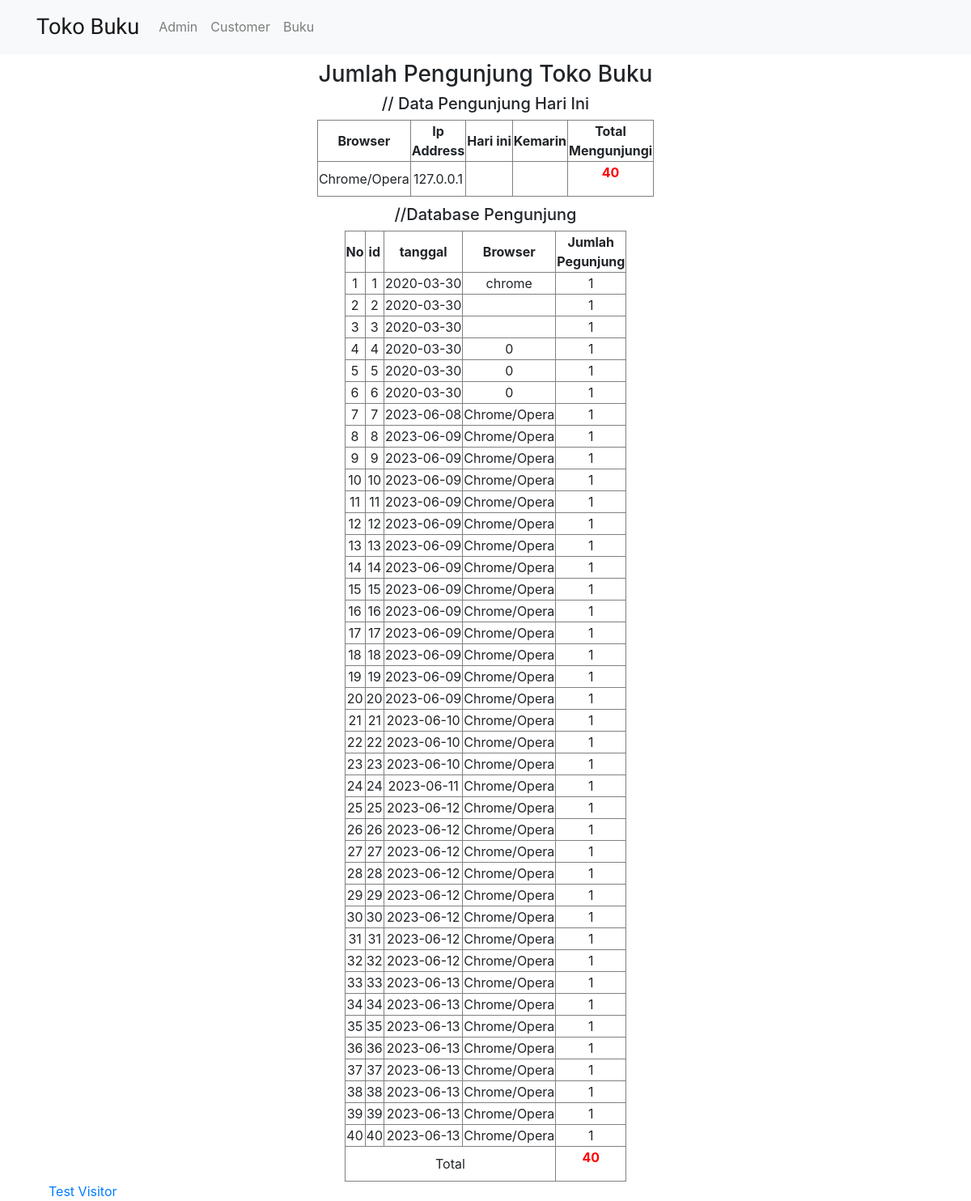
The page /toko_buku/counter/index.php (signed in) on the database its author committed.
### tables this page shows
CREATE TABLE `counterdb` (
  `id` int(11) NOT NULL,
  `tanggal` date NOT NULL,
  `ip_address` varchar(20) NOT NULL,
  `counter` varchar(20) NOT NULL,
  `browser` varchar(20) NOT NULL
);

### toko_buku/counter/counter.php (called while the page is built, shortened)
<?php
include "config.php";
$browser = $_SERVER['HTTP_USER_AGENT'];
$chrome = '/Chrome/';
$firefox = '/Firefox/';
$ie = '/IE/';
if (preg_match($chrome, $browser)){
    $data = "Chrome/Opera";
} else if (preg_match($firefox, $browser)){
    $data = "Firefox";
} else if (preg_match($ie, $browser)){
    $data = "IE";
}
$ipaddress = $_SERVER['REMOTE_ADDR']."";
$browser = $data;
$tanggal = date('Y-m-d h:i:s a');
$kunjungan = 1;
if (!isset($_SESSION['counterdb'])){
mysqli_query($connect,"INSERT INTO counterdb (tanggal,ip_address,counter,browser) VALUES ('".$tanggal."','".$ipaddress."','".$kunjungan."','".$browser."')");
}
$sql = mysqli_fetch_array(mysqli_query($connect,'SELECT sum(counter) as total FROM counterdb'));
?>

### toko_buku/counter/index.php (the view, shortened to what this page needs)
<?php
   include("counter.php");
 ?>
<!DOCTYPE html>
<html>
<head>
  <link rel="stylesheet" href="../assets/css/bootstrap.min.css">
</head>
<body>
  <nav class="navbar navbar-expand-lg navbar-light bg-light position-sticky fixed-top mb-2">
     <div class="container">
         <a class="navbar-brand" href="#" style="font-family: 'Shadows Into Light', cursive; font-size: 170%;">Toko Buku</a>
         <div class="collapse navbar-collapse" id="navbarNavDropdown">
           <div class="navbar-nav">
             <a class="nav-item nav-link" href="../admin.php">Admin</a>
             <a class="nav-item nav-link" href="../customer.php">Customer</a>
             <a class="nav-item nav-link" href="../buku.php">Buku</a>
           </div>
             <ul class="navbar-nav ml-auto">
               <li class="nav-item dropdown">
                 <a class="nav-link active" href="#" id="navbarDropdown" role="button" data-toggle="dropdown" aria-haspopup="true" aria-expanded="false">
                 </a>
               </li>
             </ul>
         </div>
     </div>
   </nav>
<div class="container">
	<header>
		<h3>Jumlah Pengunjung Toko Buku</h3>
	</header>
	<article>
    <h5 class="text-center">// Data Pengunjung Hari Ini</h5>
    <table border="1" cellspacing="0" class="table1 text-center mx-auto">
    	<tr>
    		<th>Browser</th>
    		<th>Ip<br>Address</th>
    		<th>Hari ini</th>
    		<th>Kemarin</th>
    		<th>Total<br>Mengunjungi</th>
    	</tr>
    	<tr>
    		<td>
    			<?php
    			 switch($browser){
    			 case "Chrome/Opera" : echo "".$browser."";
    			 	break;
    			 } ?>
    		</td>
    		<td>
    			<?php echo "".$_SERVER['REMOTE_ADDR']."";?>
    		</td>
    		<td>
    		</td>
    		<td>
    		</td>
    		<td>
    			<p><?php echo "".$sql['total']."";?></p>
    		</td>
    	</tr>
    </table>
    <h5 class="text-center">//Database Pengunjung</h5>
    <table border ="1" class="table2 text-center mx-auto" cellspacing="0">
    	<tr>
    		<th>No</th>
    		<th>id</th>
    		<th>tanggal</th>
    		<th>Browser</th>
    		<th>Jumlah<br>Pegunjung</th>
    	</tr>
    	<?php $no=0; ?>
    	<?php $sql="SELECT * FROM counterdb";
    		  $sqli=mysqli_query($connect,$sql);
    		  $total = mysqli_fetch_array(mysqli_query($connect,'SELECT sum(counter) as jumlah FROM counterdb'));
    	 ?>
    	 <?php while ($tampil=mysqli_fetch_array($sqli)) {  ?>
    	 <?php $no++;?>
    	<tr>
    		<td>
    			<?php echo "$no"; ?>
    		</td>
    		<td>
    			<?php echo "$tampil[id]";?>
    		</td>
    		<td>
    			<?php echo "$tampil[tanggal]";?>
    		</td>
    		<td>
    			<?php echo "$tampil[browser]";?>
    		</td>
    		<td>
    			<?php echo "$tampil[counter]";?>
    		</td>
    		<?php }?>
    	</tr>
    	<td colspan="4"> Total</td>
    	<td>
    			<p><?php echo "".$total['jumlah']."";?></p>
    		</td>
    </table>
	</article>
  <a href="counter.php" class="text-center col-sm-4">Test Visitor</a>
</div>
</body>
</html>

### toko_buku/counter/index.php (style rules this page uses)
.container { margin: auto; width: 550px; }
h3 { text-align: center }
td { text-align: center; }
p { font-weight: bold; color: red }
.table1 { margin-bottom: 10px; }

### rows shown on the page
counterdb: id "1", tanggal "2020-03-30", browser "chrome", counter "1"
counterdb: id "2", tanggal "2020-03-30", counter "1"
counterdb: id "3", tanggal "2020-03-30", counter "1"
counterdb: id "4", tanggal "2020-03-30", browser "0", counter "1"
counterdb: id "5", tanggal "2020-03-30", browser "0", counter "1"
counterdb: id "6", tanggal "2020-03-30", browser "0", counter "1"
counterdb: id "7", tanggal "2023-06-08", browser "Chrome/Opera", counter "1"
counterdb: id "8", tanggal "2023-06-09", browser "Chrome/Opera", counter "1"
counterdb: id "9", tanggal "2023-06-09", browser "Chrome/Opera", counter "1"
counterdb: id "10", tanggal "2023-06-09", browser "Chrome/Opera", counter "1"
counterdb: id "11", tanggal "2023-06-09", browser "Chrome/Opera", counter "1"
counterdb: id "12", tanggal "2023-06-09", browser "Chrome/Opera", counter "1"
counterdb: id "13", tanggal "2023-06-09", browser "Chrome/Opera", counter "1"
counterdb: id "14", tanggal "2023-06-09", browser "Chrome/Opera", counter "1"
counterdb: id "15", tanggal "2023-06-09", browser "Chrome/Opera", counter "1"
counterdb: id "16", tanggal "2023-06-09", browser "Chrome/Opera", counter "1"
counterdb: id "17", tanggal "2023-06-09", browser "Chrome/Opera", counter "1"
counterdb: id "18", tanggal "2023-06-09", browser "Chrome/Opera", counter "1"
counterdb: id "19", tanggal "2023-06-09", browser "Chrome/Opera", counter "1"
counterdb: id "20", tanggal "2023-06-09", browser "Chrome/Opera", counter "1"
counterdb: id "21", tanggal "2023-06-10", browser "Chrome/Opera", counter "1"
counterdb: id "22", tanggal "2023-06-10", browser "Chrome/Opera", counter "1"
counterdb: id "23", tanggal "2023-06-10", browser "Chrome/Opera", counter "1"
counterdb: id "24", tanggal "2023-06-11", browser "Chrome/Opera", counter "1"
counterdb: id "25", tanggal "2023-06-12", browser "Chrome/Opera", counter "1"
counterdb: id "26", tanggal "2023-06-12", browser "Chrome/Opera", counter "1"
counterdb: id "27", tanggal "2023-06-12", browser "Chrome/Opera", counter "1"
counterdb: id "28", tanggal "2023-06-12", browser "Chrome/Opera", counter "1"
counterdb: id "29", tanggal "2023-06-12", browser "Chrome/Opera", counter "1"
counterdb: id "30", tanggal "2023-06-12", browser "Chrome/Opera", counter "1"
counterdb: id "31", tanggal "2023-06-12", browser "Chrome/Opera", counter "1"
counterdb: id "32", tanggal "2023-06-12", browser "Chrome/Opera", counter "1"
counterdb: id "33", tanggal "2023-06-13", browser "Chrome/Opera", counter "1"
counterdb: id "34", tanggal "2023-06-13", browser "Chrome/Opera", counter "1"
counterdb: id "35", tanggal "2023-06-13", browser "Chrome/Opera", counter "1"
counterdb: id "36", tanggal "2023-06-13", browser "Chrome/Opera", counter "1"
counterdb: id "37", tanggal "2023-06-13", browser "Chrome/Opera", counter "1"
counterdb: id "38", tanggal "2023-06-13", browser "Chrome/Opera", counter "1"
counterdb: id "39", tanggal "2023-06-13", browser "Chrome/Opera", counter "1"
counterdb: id "40", tanggal "2023-06-13", browser "Chrome/Opera", counter "1"

### other values the page prints
$browser "Chrome/Opera"
$_SERVER['REMOTE_ADDR'] "127.0.0.1"
$sql['total'] "40"
$total['jumlah'] "40"
